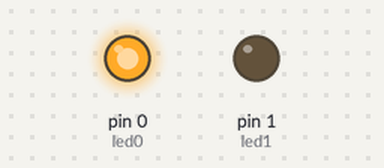
This sketch was run on a simulated Arduino Uno, built with avr-gcc and run on an emulated ATmega328P. Shown: output pins drawn as LEDs (lit = HIGH).

Above: at 0.3 s.
At 3.9 s:
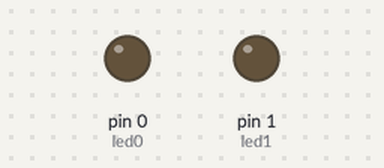
Timing chart, 0 to 4.8 s (numbered marks = the images above):
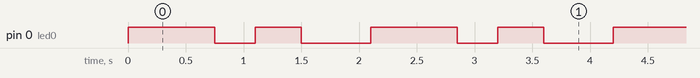

Measured:
- by itself, pin 0 (led0): repeats every 2.1 s: LOW 0.35 s, HIGH 0.40 s, LOW 0.60 s, HIGH 0.75 s
- by itself, everything shown: repeats every 2.1 s, in 4 steps

The sketch:

example_8_w4.ino
```cpp
 //this code to blink two led in two differernt rate
 //There are two LEDs whose anodes are connected to PB0 and PB1 respectively.
 //The LED0 needs to be flashing with ON time 750ms and OFF time 350ms.
//The LED1 needs to be flashing with ON time 400 and OFF time 600ms.

  int led0= 0;
  int led1= 1;

void setup() {
  pinMode(led0, OUTPUT);
  pinMode(led1, OUTPUT);

}

void loop() {
  //led0
  digitalWrite(led0, HIGH);   // turn the LED on (HIGH is the voltage level)
  delay(750);                       // wait for 750ms
  digitalWrite(led0, LOW);    // turn the LED off by making the voltage LOW
  delay(350);                       // wait for 350ms

  //led1
  digitalWrite(led0, HIGH);   // turn the LED on (HIGH is the voltage level)
  delay(400);                       // wait for 400ms
  digitalWrite(led0, LOW);    // turn the LED off by making the voltage LOW
  delay(600);                       // wait for 600ms
}
```
